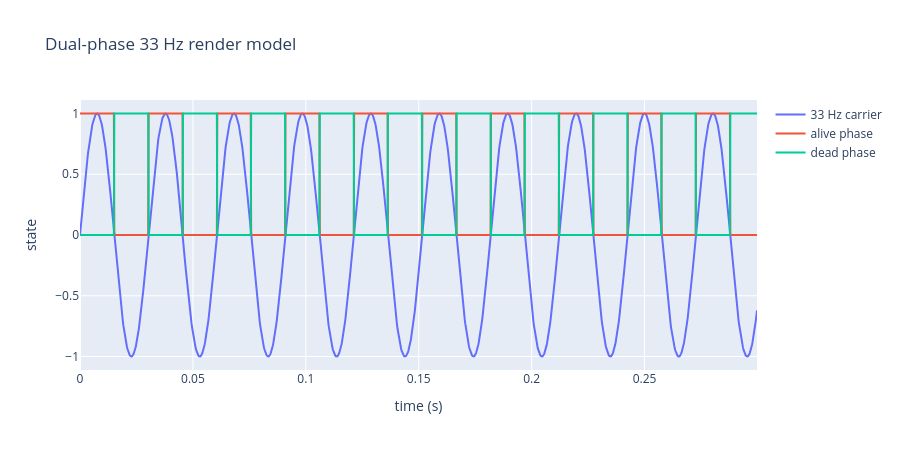

Here is the notebook cell this chart was saved with:
### Markdown cell above
## 8. 33 Hz dual-phase model

This section visualizes the manuscript's dual-phase 33 Hz rhythm as a simple two-state stroke:
- alive phase: 16.5 Hz effective half-cycle
- dead phase: 16.5 Hz effective half-cycle

### Code cell
fs = 5000
t = np.linspace(0, 0.3, int(0.3 * fs), endpoint=False)
freq = 33.0
carrier = np.sin(2 * np.pi * freq * t)
alive = (carrier >= 0).astype(float)
dead = 1.0 - alive

phase_df = pd.DataFrame({"t": t, "carrier": carrier, "alive": alive, "dead": dead})

fig_phase = go.Figure()
fig_phase.add_trace(go.Scatter(x=phase_df["t"], y=phase_df["carrier"], mode="lines", name="33 Hz carrier"))
fig_phase.add_trace(go.Scatter(x=phase_df["t"], y=phase_df["alive"], mode="lines", name="alive phase"))
fig_phase.add_trace(go.Scatter(x=phase_df["t"], y=phase_df["dead"], mode="lines", name="dead phase"))
fig_phase.update_layout(
    title="Dual-phase 33 Hz render model",
    xaxis_title="time (s)",
    yaxis_title="state",
    height=450,
)
fig_phase.show()

### Figure 1 — Plotly figure (JSON) as saved in the notebook; plotly's stock layout.template omitted (floating-point values rounded to 4 significant figures; data arrays with more than 128 entries replaced by an {"elided": "..."} marker saying what was removed)
{"data": [{"mode": "lines", "name": "33 Hz carrier", "type": "scatter", "x": {"elided": "1500 float values"}, "y": {"elided": "1500 float values"}}, {"mode": "lines", "name": "alive phase", "type": "scatter", "x": {"elided": "1500 float values"}, "y": {"elided": "1500 float values"}}, {"mode": "lines", "name": "dead phase", "type": "scatter", "x": {"elided": "1500 float values"}, "y": {"elided": "1500 float values"}}], "layout": {"height": 450, "title": {"text": "Dual-phase 33 Hz render model"}, "xaxis": {"title": {"text": "time (s)"}}, "yaxis": {"title": {"text": "state"}}}}
